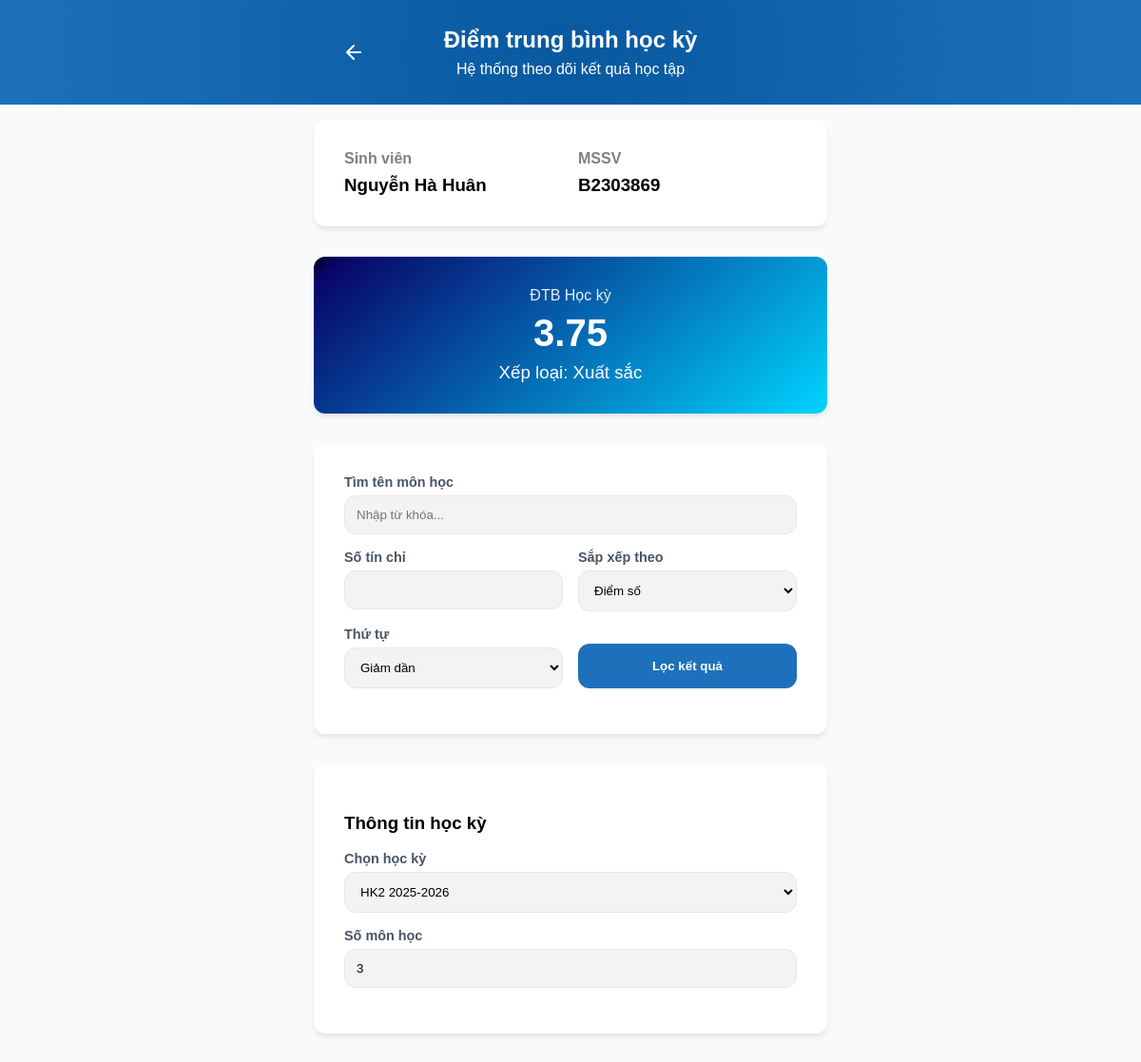
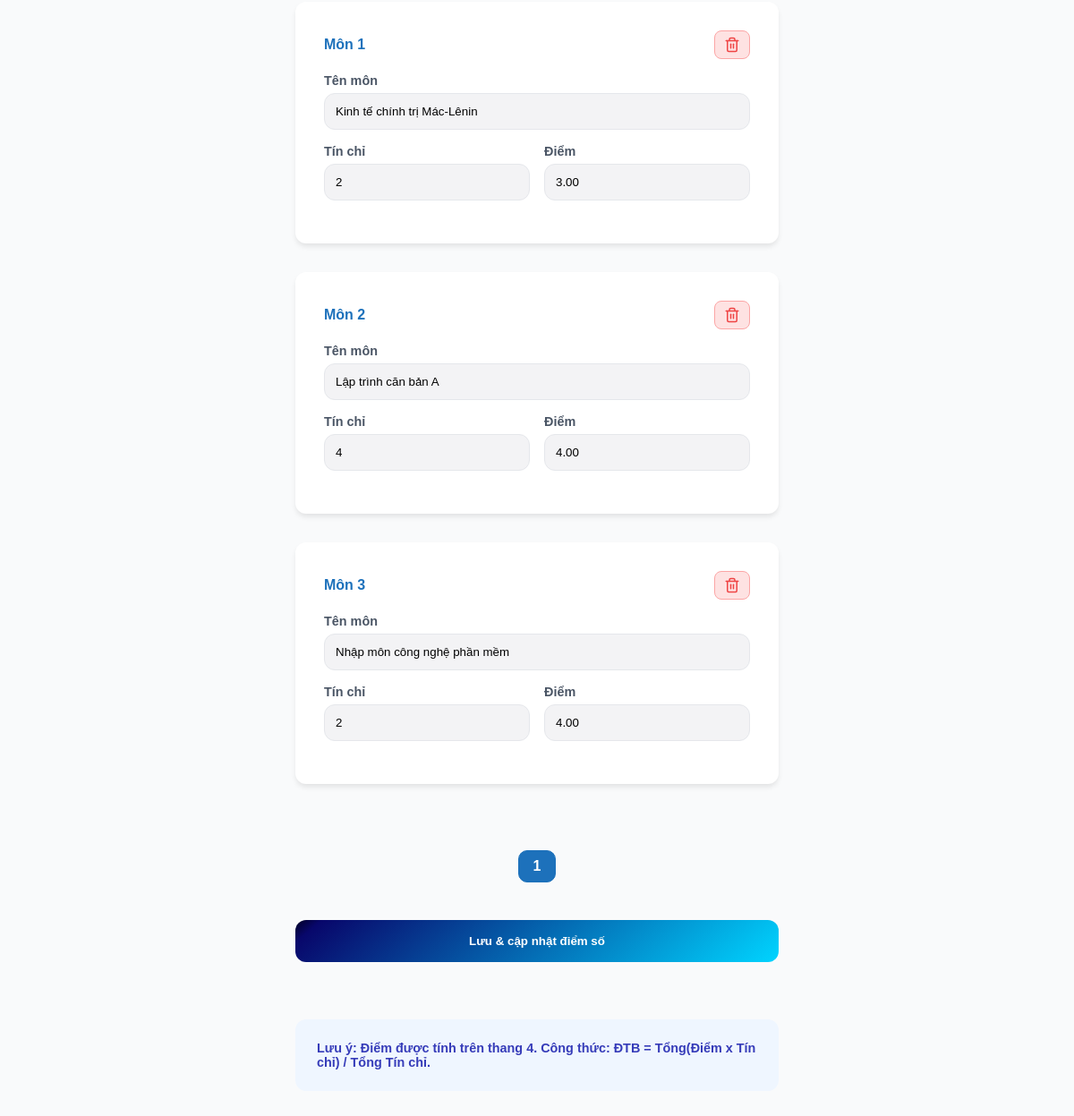
Page /score-page.php (signed in) on the committed database (2 pictures, top to bottom).
### tables this page shows
CREATE TABLE `courses` (
  `id` int NOT NULL AUTO_INCREMENT,
  `course_name` varchar(100) NOT NULL,
  `credits` int DEFAULT '0',
  `score` decimal(5,2) DEFAULT '0.00',
  `semester_id` int NOT NULL,
  PRIMARY KEY (`id`),
  CONSTRAINT `fk_course_semester` FOREIGN KEY (`semester_id`) REFERENCES `semesters` (`id`) ON DELETE CASCADE
);

### src/services/ScoreService.php (called while the page is built, shortened)
<?php
require_once __DIR__ . '/../repositories/ScoreRepository.php';
class ScoreService
{
    private $scoreRepo;
    public function __construct()
    {
        $this->scoreRepo = new ScoreRepository();
    }
    public function getScorePageData($userId, $options)
    {
        $semester = $options['semester'] ?? 'HK2 2025-2026';
        $searchName = $options['q'] ?? '';
        $searchCredit = (isset($options['c']) && $options['c'] !== '') ? intval($options['c']) : null;
        $sortBy = in_array($options['sort'] ?? '', ['score', 'credits']) ? $options['sort'] : 'c.id';
        $sortOrder = strtoupper($options['order'] ?? '') === 'ASC' ? 'ASC' : 'DESC';
        $limit = 5;
        $page = max(1, intval($options['page'] ?? 1));
        $offset = ($page - 1) * $limit;
        $courses = $this->scoreRepo->getCourses($userId, $semester, $searchName, $searchCredit, $sortBy, $sortOrder, $limit, $offset);
        $totalItems = $this->scoreRepo->countCourses($userId, $semester, $searchName, $searchCredit);
        $totalWeight = 0;
        $totalCredits = 0;
        foreach ($courses as $c) {
            $totalWeight += ($c['score'] * $c['credits']);
            $totalCredits += $c['credits'];
        }
        $gpa = ($totalCredits > 0) ? round($totalWeight / $totalCredits, 2) : 0;
        return [
            'courses' => $courses,
            'total_pages' => ceil($totalItems / $limit),
            'current_page' => $page,
            'gpa' => $gpa,
            'semester' => $semester
        ];
    }
}
?>

### src/repositories/ScoreRepository.php (called while the page is built, shortened)
<?php
include_once __DIR__ . "/../includes/connect-db.php";
class ScoreRepository
{
    public function getCourses($userId, $semester, $searchName, $searchCredit, $sortBy, $sortOrder, $limit, $offset)
    {
        global $conn;
        $where = ["s.user_id = ?"];
        $params = [$userId];
        $types = "i";
        if ($semester !== 'Tất cả') {
            $where[] = "s.semester_name = ?";
            $params[] = $semester;
            $types .= "s";
        }
        $whereSql = implode(" AND ", $where);
        $sql = "SELECT c.*, s.semester_name
                FROM courses c
                JOIN semesters s ON c.semester_id = s.id
                WHERE $whereSql
                ORDER BY $sortBy $sortOrder
                LIMIT ? OFFSET ?";
        $params[] = $limit;
        $params[] = $offset;
        $types .= "ii";
        $stmt = $conn->prepare($sql);
        $stmt->bind_param($types, ...$params);
        $stmt->execute();
        return $stmt->get_result()->fetch_all(MYSQLI_ASSOC);
    }
    public function countCourses($userId, $semester, $searchName, $searchCredit)
    {
        global $conn;
        $where = ["s.user_id = ?"];
        $params = [$userId];
        $types = "i";
        if ($semester !== 'Tất cả') {
            $where[] = "s.semester_name = ?";
            $params[] = $semester;
            $types .= "s";
        }
        $whereSql = implode(" AND ", $where);
        $sql = "SELECT COUNT(*) as total FROM courses c JOIN semesters s ON c.semester_id = s.id WHERE $whereSql";
        $stmt = $conn->prepare($sql);
        $stmt->bind_param($types, ...$params);
        $stmt->execute();
        return $stmt->get_result()->fetch_assoc()['total'];
    }
}

### src/score-page.php (the view, shortened to what this page needs)
<?php
require_once __DIR__ . '/services/ScoreService.php';
$scoreService = new ScoreService();
$data = $scoreService->getScorePageData($_SESSION['user_id'], $_GET);
$selected_semester = $data['semester'];
$is_all_mode = ($selected_semester === 'Tất cả');
$final_score = $data['gpa'];
$total_pages = $data['total_pages'];
$current_page = $data['current_page'];
$display_courses = array_map(function ($c) {
  return [
    'id' => $c['id'] ?? null,
    'name' => $c['course_name'] ?? '',
    'credits' => $c['credits'] ?? 0,
    'score' => $c['score'] ?? 0
  ];
}, $data['courses']);
$all_data = $display_courses;
$u_info = [
  'full_name' => $_SESSION['full_name'] ?? 'Sinh viên',
  'student_id' => $_SESSION['student_id'] ?? 'N/A'
];
$items_per_page = 5;
$offset = ($current_page - 1) * $items_per_page;
function build_url($p)
{
  global $selected_semester;
  $q = $_GET['q'] ?? '';
  $c = $_GET['c'] ?? '';
  $sort = $_GET['sort'] ?? 'c.id';
  $order = $_GET['order'] ?? 'DESC';
  return "score-page.php?semester=" . urlencode($selected_semester) . "&page=$p&q=" . urlencode($q) . "&c=$c&sort=$sort&order=$order";
}
?>
<!DOCTYPE html>
<html lang="vi">
<head>
  <link rel="stylesheet" href="./css/global-style.css" />
  <link rel="stylesheet" href="./css/score-page.css" />
</head>
<body>
  <header>
    <svg onclick="window.location.href='hub-page.php'" class="header-exit-icon" width="24" height="24"
      viewBox="0 0 24 24" fill="none" stroke="currentColor" stroke-width="2" stroke-linecap="round"
      stroke-linejoin="round">
      <path d="M19 12H5M12 19l-7-7 7-7" />
    </svg>
    <h2><?php echo $is_all_mode ? "GPA Tích lũy toàn khóa" : "Điểm trung bình học kỳ"; ?></h2>
    <p>Hệ thống theo dõi kết quả học tập</p>
  </header>
  <div class="flex-container">
    <div class="student-card">
      <div>
        <h4>Sinh viên</h4>
        <h3><?php echo htmlspecialchars($u_info['full_name']); ?></h3>
      </div>
      <div>
        <h4>MSSV</h4>
        <h3><?php echo htmlspecialchars($u_info['student_id']); ?></h3>
      </div>
    </div>
    <div class="total-score">
      <p><?php echo $is_all_mode ? "GPA Tích lũy" : "ĐTB Học kỳ"; ?></p>
      <h2><?php echo number_format($final_score, 2); ?></h2>
      <h3>Xếp loại: <?php
      if ($final_score >= 3.6)
        echo "Xuất sắc";
      elseif ($final_score >= 3.2)
        echo "Giỏi";
      elseif ($final_score >= 2.5)
        echo "Khá";
      elseif ($final_score >= 2.0)
        echo "Trung bình";
      else
        echo "Yếu/Kém";
      ?></h3>
    </div>
    <form method="GET" action="score-page.php" id="filterForm" class="filter-card">
      <div class="input-box">
        <label>Tìm tên môn học</label>
        <input type="text" name="q" value="<?php echo htmlspecialchars($_GET['q'] ?? ''); ?>"
          placeholder="Nhập từ khóa...">
      </div>
      <div class="filter-grid">
        <div class="input-box"><label>Số tín chỉ</label><input type="number" name="c" min="0"
            value="<?php echo htmlspecialchars($_GET['c'] ?? ''); ?>"></div>
        <div class="input-box"><label>Sắp xếp theo</label>
          <select name="sort">
            <option value="score" <?php echo ($_GET['sort'] ?? '') == 'score' ? 'selected' : ''; ?>>Điểm số</option>
          </select>
        </div>
      </div>
      <div class="filter-grid">
        <div class="input-box"><label>Thứ tự</label>
          <select name="order">
            <option value="DESC" <?php echo strtoupper($_GET['order'] ?? '') == 'DESC' ? 'selected' : ''; ?>>Giảm dần
            </option>
          </select>
        </div>
        <div class="input-box" style="display:flex; align-items:flex-end;">
          <button type="submit" class="apply-btn">Lọc kết quả</button>
        </div>
      </div>
    </form>
    <form method="POST" action="./services/ScoreService.php" class="flex-container" style="width:100%; margin-top:0;">
      <div class="semester-card">
        <h3>Thông tin học kỳ</h3>
        <div class="input-box">
          <label>Chọn học kỳ</label>
          <select onchange="window.location.href='score-page.php?semester=' + this.value">
            <?php foreach (["HK2 2025-2026", "HK3 2025-2026", "HK1 2026-2027", "HK2 2026-2027", "HK3 2026-2027"] as $opt): ?>
              <option value="<?php echo $opt; ?>" <?php echo ($opt == $selected_semester) ? 'selected' : ''; ?>>
                <?php echo $opt; ?>
              </option>
            <?php endforeach; ?>
          </select>
        </div>
        <?php if (!$is_all_mode): ?>
          <div class="input-box"><label>Số môn học</label><input type="number" id="courseCount" min="0"
              value="<?php echo count($all_data); ?>"></div>
        <?php endif; ?>
      </div>
      <div id="courseContainer" class="flex-container" style="width:100%; margin-top:0;">
        <?php foreach ($display_courses as $index => $course): ?>
          <div class="course-card">
            <div style="display: flex; justify-content: space-between; align-items: center; margin-bottom: 1rem;">
                <h4 style="color:#1d71bb; margin: 0;">Môn <?php echo $offset + $index + 1; ?></h4>
                <?php if (!$is_all_mode && !empty($course['id'])): ?>
                    <button type="submit" name="delete_course" value="<?php echo $course['id']; ?>" class="delete-btn" onclick="return confirm('Bạn có chắc chắn muốn xóa môn này khỏi dữ liệu?');">
                    </button>
                <?php endif; ?>
            </div>
            <div class="input-box"><label>Tên môn</label><input type="text" name="c_name[]"
                value="<?php echo htmlspecialchars($course['name']); ?>" <?php echo $is_all_mode ? 'readonly' : ''; ?>
                required></div>
            <div class="course-card-details">
              <div class="input-box"><label>Tín chỉ</label><input type="number" name="c_credit[]" min="0"
                  value="<?php echo $course['credits']; ?>" <?php echo $is_all_mode ? 'readonly' : ''; ?> required></div>
              <div class="input-box"><label>Điểm</label><input type="number" step="0.1" min="0" max="4.0" name="c_score[]"
                  value="<?php echo $course['score']; ?>" <?php echo $is_all_mode ? 'readonly' : ''; ?> required></div>
            </div>
          </div>
        <?php endforeach; ?>
      </div>
      <div class="pagination">
        <?php for ($i = 1; $i <= $total_pages; $i++): ?>
          <a href="<?php echo build_url($i); ?>" data-page="<?php echo $i; ?>"
            class="page-link <?php echo ($i == $current_page) ? 'active' : ''; ?>"><?php echo $i; ?></a>
        <?php endfor; ?>
      </div>
      <?php if (!$is_all_mode): ?>
        <button type="submit" name="save_score" class="save-button">Lưu & cập nhật điểm số</button>
      <?php endif; ?>
    </form>
    <div class="note">
      Lưu ý: Điểm được tính trên thang 4. Công thức: ĐTB = Tổng(Điểm x Tín chỉ) / Tổng Tín chỉ.
    </div>
  </div>
</body>
</html>

### src/css/global-style.css (style rules this page uses)
html { font-family: "Readex Pro", sans-serif; margin: 0px; padding: 0px; }
body { margin: 0px; padding: 0px; background: #f9fafb; }

### src/css/score-page.css (style rules this page uses)
* { box-sizing: border-box; }
header { display: flex; flex-direction: column; justify-content: center; align-items: center; background: radial-gradient(circle, #0759a0, #1d71bb); padding: 24px; position: relative; }
header h2, header p { color: white; margin: 4px; padding: 0px; }
.header-exit-icon { position: absolute; left: 30%; stroke: white; cursor: pointer; transition: all 0.2s; }
.flex-container { margin-top: 1rem; display: flex; flex-direction: column; align-items: center; gap: 2rem; padding-bottom: 2rem; }
.student-card, .total-score, .semester-card, .course-card, .filter-card { background: white; box-shadow: 0 4px 6px -1px rgba(0, 0, 0, 0.1); border-radius: 12px; padding: 2rem; width: 45%; max-width: 650px; }
.student-card { display: grid; grid-template-columns: 1fr 1fr; gap: 1rem; }
.student-card h4 { color: gray; margin: 0 0 8px 0; }
.student-card h3 { margin: 0; }
.total-score { color: white; text-align: center; background: linear-gradient(140deg, #020024 0%, #08076b 5%, #00d4ff 100%); }
.total-score p { margin: 0; font-size: 1rem; opacity: 0.9; }
.total-score h2 { margin: 8px 0; font-size: 2.5rem; }
.total-score h3 { margin: 0; font-weight: 500; }
.input-box { width: 100%; margin-bottom: 1rem; }
.input-box label { display: block; font-weight: bold; font-size: 0.9rem; color: #4a5565; margin-bottom: 6px; }
.input-box input, .input-box select { background: #f3f3f5; border: 1px solid #e5e7eb; padding: 12px; border-radius: 12px; width: 100%; font-family: inherit; outline: none; }
.filter-grid, .course-card-details { display: grid; grid-template-columns: 1fr 1fr; gap: 1rem; width: 100%; }
.save-button, .apply-btn { width: 100%; padding: 1rem; background: #1d71bb; border: none; border-radius: 12px; color: white; font-weight: bold; cursor: pointer; transition: all 0.2s; }
.save-button { width: 45%; background: linear-gradient(140deg, #020024 0%, #08076b 5%, #00d4ff 100%); }
.pagination { display: flex; gap: 8px; margin: 10px 0; justify-content: center; }
.page-link { padding: 8px 16px; background: white; border-radius: 10px; text-decoration: none; color: #1d71bb; border: 1px solid #e5e7eb; font-weight: bold; }
.page-link.active { background: #1d71bb; color: white; border-color: #1d71bb; }
.note { width: 45%; padding: 1.5rem; background: #eff6ff; border-radius: 12px; color: #363cb9; font-weight: 600; font-size: 0.9rem; }
.delete-btn { background-color: #fee2e2; color: #ef4444; border: 1px solid #fca5a5; padding: 6px 10px; border-radius: 8px; cursor: pointer; display: flex; align-items: center; justify-content: center; transition: all 0.2s; }

### rows in the picture
courses: index "1", $course['id'] 3 (drawn), course_name "Kinh tế chính trị Mác-Lênin", credits "2", score "3.00"
courses: index "2", course_name "Lập trình căn bản A", credits "4", score "4.00"
courses: index "3", $course['id'] 1 (drawn), course_name "Nhập môn công nghệ phần mềm", credits "2", score "4.00"

### other values in the picture
$u_info['full_name'] "Nguyễn Hà Huân"
$u_info['student_id'] "B2303869"
$final_score "3.75"
form field value "HK2 2025-2026"
